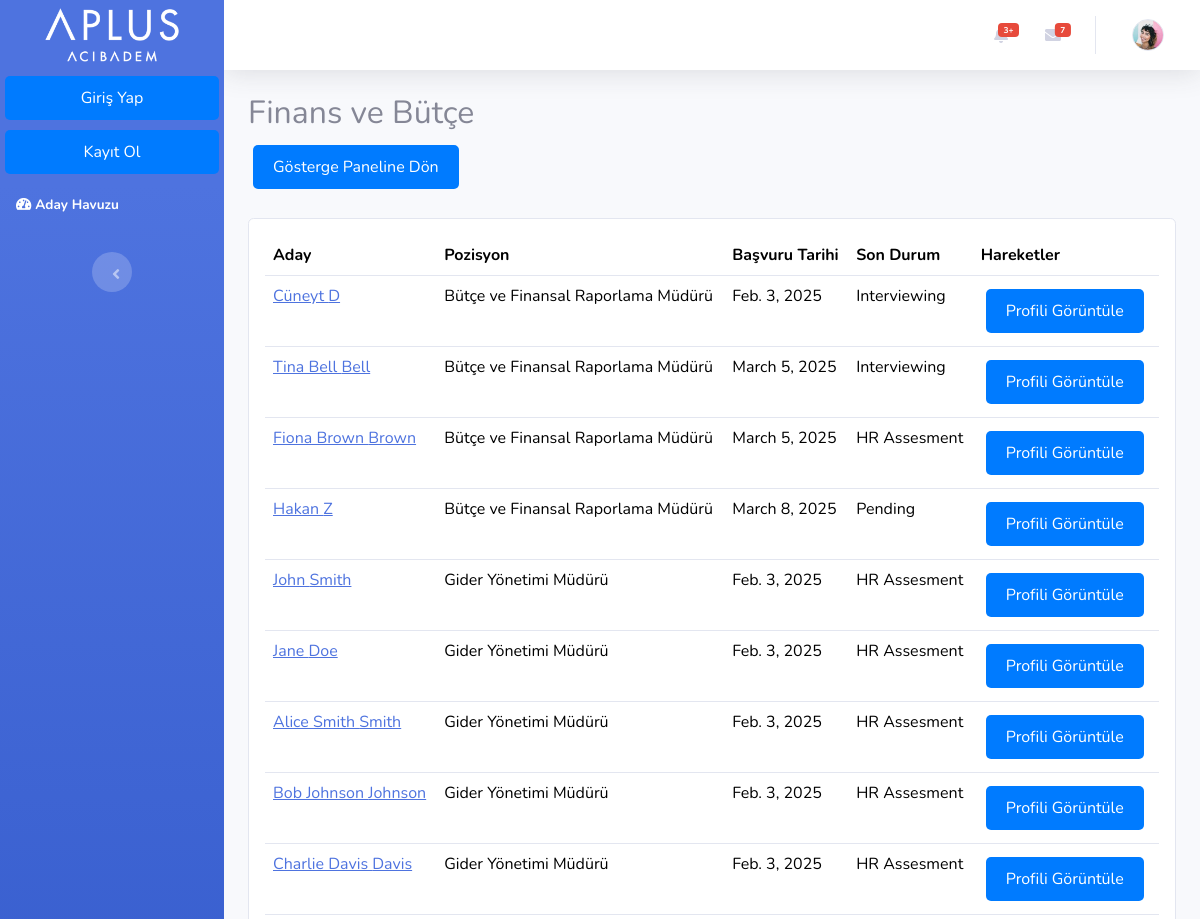
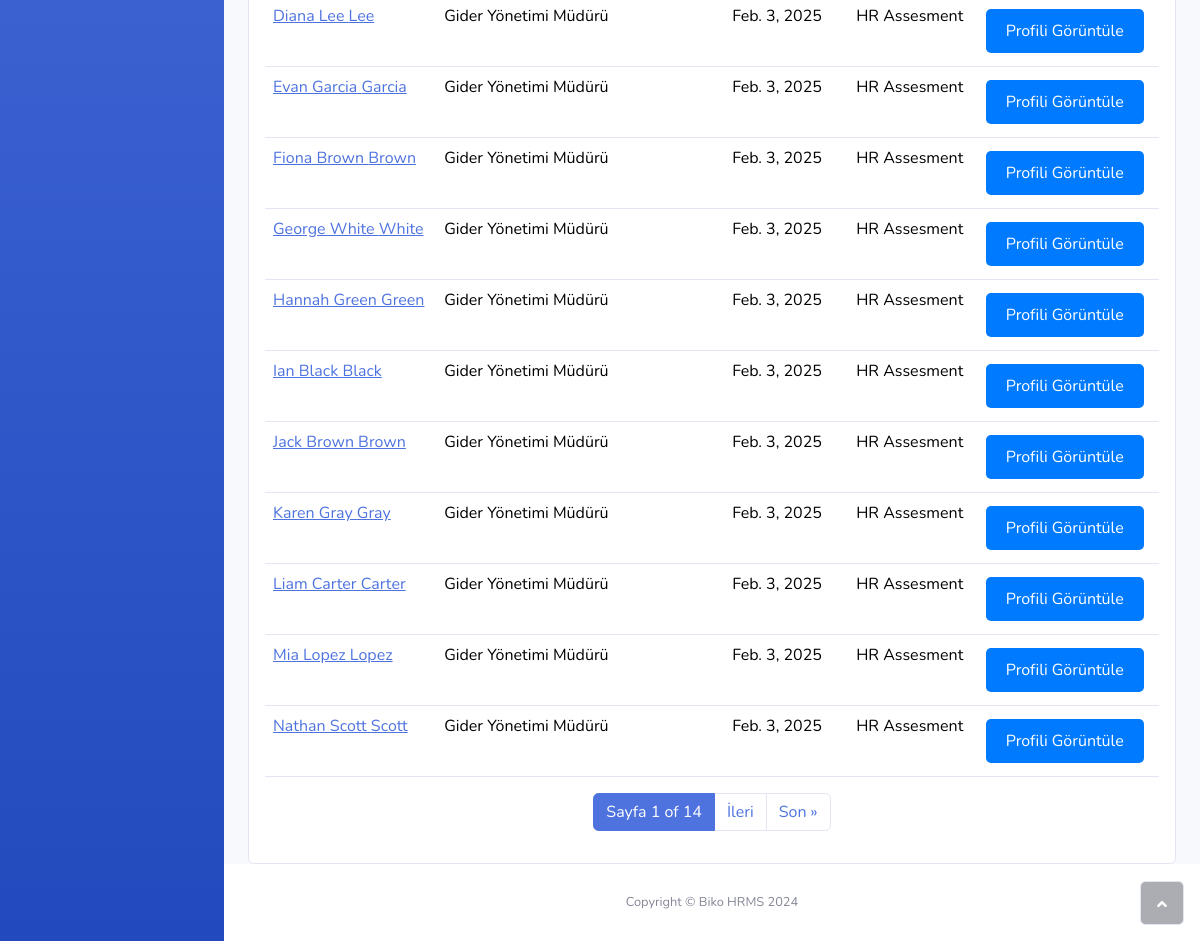
/candidate/category/2/detail/, run on an earlier commit of the app's database (2 pictures, top to bottom).
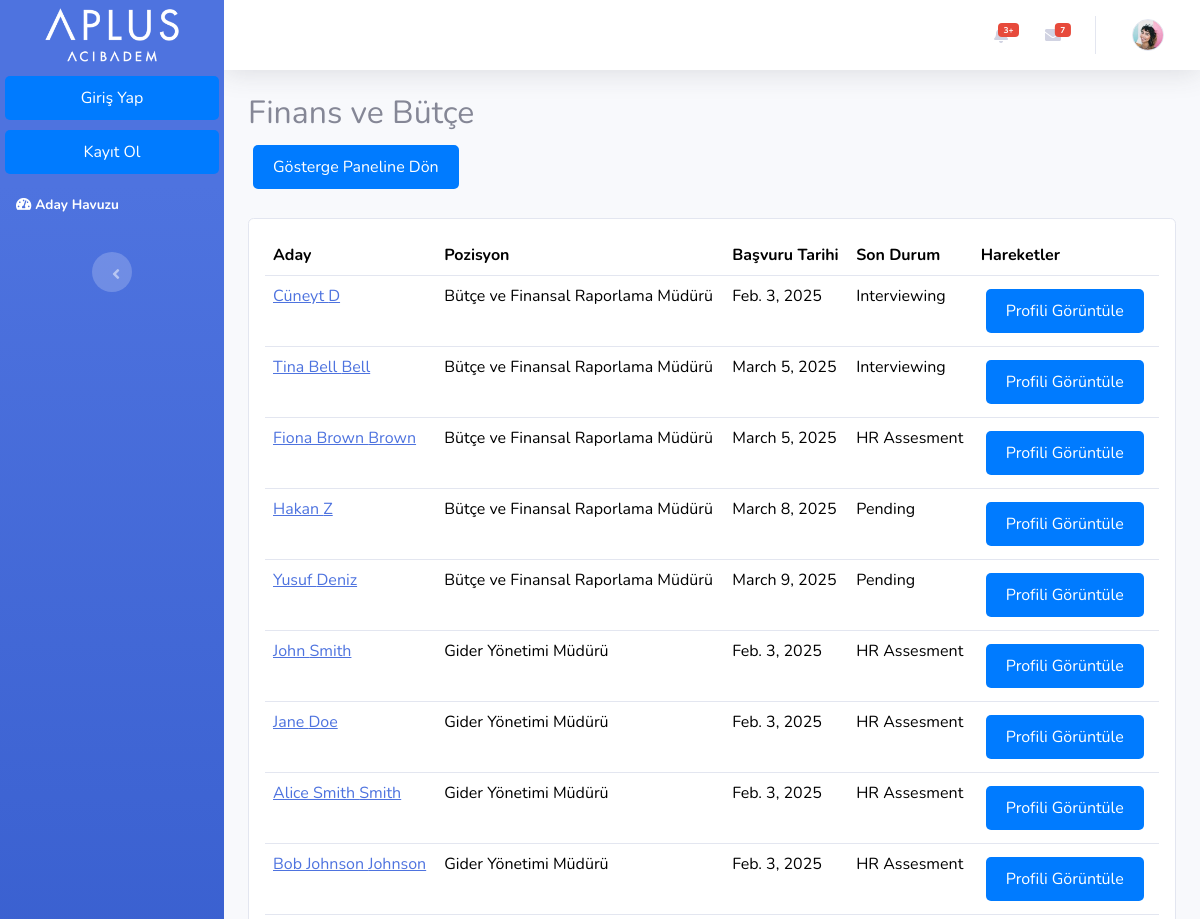
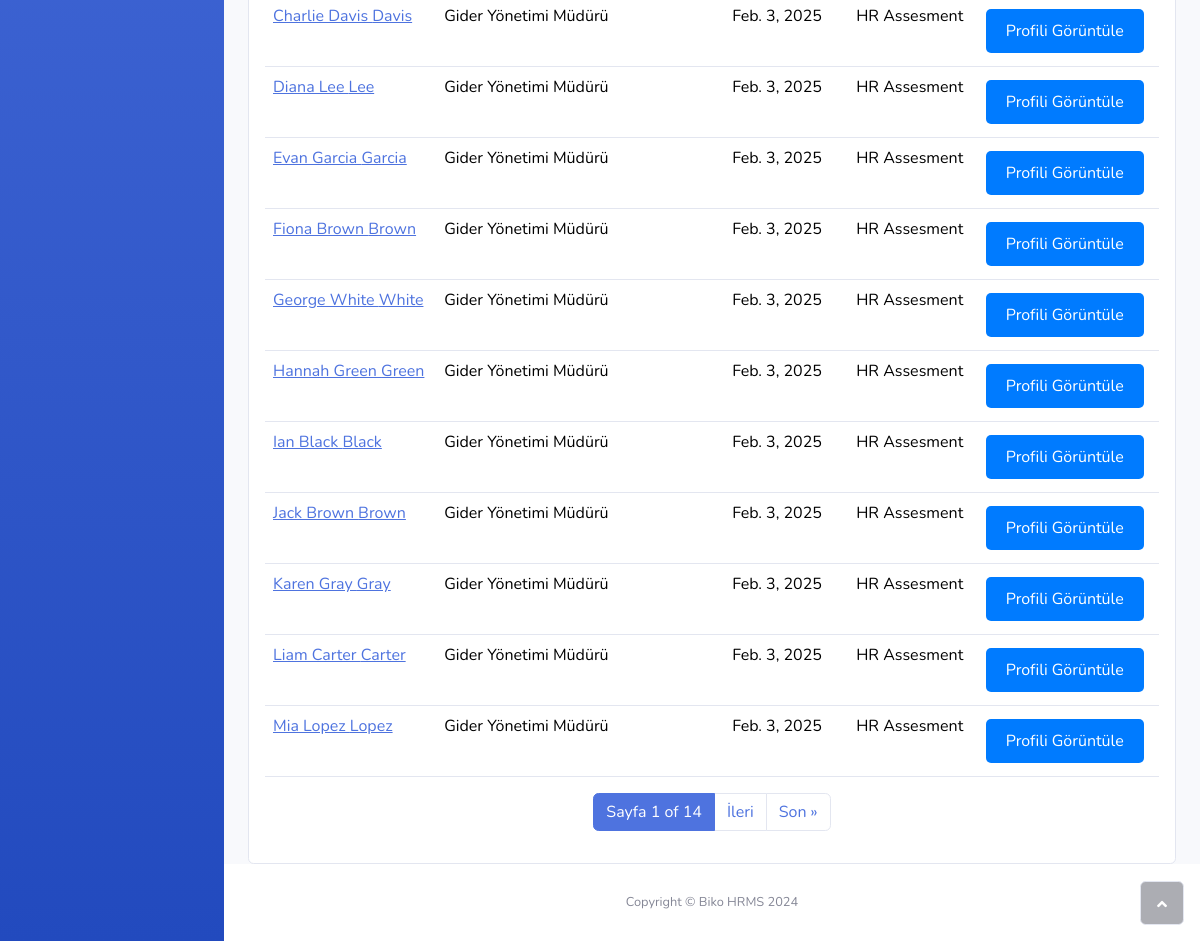
And on a later commit of the database (2 pictures, top to bottom).
### biko_hr/models.py (models this page shows, shortened)
class Candidate(models.Model):
    name = models.CharField(max_length=100)
    surname = models.CharField(max_length=100)
    email = models.EmailField(null=True, blank=True)
    phone = models.CharField(max_length=15) ##TODO: Make this unique=True for production.
    experience = models.TextField(null=True, blank=True)
    skills = models.TextField(null=True, blank=True)
    birth_date = models.DateField()
    residence_city = models.CharField(max_length=100)
    residence_district = models.CharField(max_length=100)
    education_level = models.CharField(max_length=50)        #choices=[
    school_name = models.CharField(max_length=150, null=True, blank=True)
    department = models.CharField(max_length=100, null=True, blank=True)
    desired_locations = models.ManyToManyField('Location', null=True, blank=True)

class Position(models.Model):
    position = models.CharField(max_length=100)
    category = models.ForeignKey(JobCategory, on_delete=models.CASCADE, null=True,blank=True, default=None)

class Application(models.Model):
    candidate = models.ForeignKey(Candidate, on_delete=models.CASCADE, null=True, blank=True)
    job = models.ForeignKey(IncubationJob, on_delete=models.CASCADE) # in order to terminate or success the application after incubation period. Also shows the applied job.
    application_date = models.DateField()
    status = models.CharField(max_length=50, default="Pending")
    uploaded_resume = models.FileField(upload_to='resumes/', null=True, blank=True)
    assigned_by = models.ForeignKey(User, on_delete=models.CASCADE, null=True, blank=True)

### candidate/views.py (the view)
# urls.py: path('category/<int:category_id>/detail/', views.category_detail, name='category_detail'),
def category_detail(request, category_id):
    category = get_object_or_404(JobCategory, id=category_id)
    applications = []
    for position in category.position_set.all():
        for job in position.incubationjob_set.all():
            for application in job.application_set.all():
                applications.append({
                    'candidate': application.candidate,
                    'position': position.position,
                    'job': job,
                    'application_date': application.application_date,
                    'status': application.status
                })
    paginator = Paginator(applications, 20)  # Show 20 applications per page
    page_number = request.GET.get('page')
    page_obj = paginator.get_page(page_number)
    return render(request, 'candidate_category_detail.html', {
        'category': category,
        'page_obj': page_obj,
    })

### candidate/templates/candidate_category_detail.html (shortened to what this page needs)
{% extends 'home.html' %}
{% load bootstrap4 %}
{% block content %}
<div class="container-fluid">
    <div class="row mb-4">
        <div class="col">
            <h2>{{ category.category_name }}</h2>
            <a href="{% url 'candidate_pool_dashboard' %}" class="btn btn-secondary">Gösterge Paneline Dön</a>
        </div>
    </div>
    <div class="card">
        <div class="card-body">
            <div class="table-responsive">
                <table class="table table-hover">
                    <thead>
                        <tr>
                            <th>Aday</th>
                            <th>Pozisyon</th>
                            <th>Başvuru Tarihi</th>
                            <th>Son Durum</th>
                            <th>Hareketler</th>
                        </tr>
                    </thead>
                    <tbody>
                        {% for app in page_obj %}
                            <tr>
                                <td>
                                    <a href="{% url 'candidate_profile' candidate_id=app.candidate.id %}">
                                        {{ app.candidate.name }} {{ app.candidate.surname }}
                                    </a>
                                </td>
                                <td>{{ app.position }}</td>
                                <td>{{ app.application_date }}</td>
                                <td>{{ app.status }}</td>
                                <td>
                                    <a href="{% url 'candidate_profile' candidate_id=app.candidate.id %}"
                                       class="btn btn-sm btn-primary">Profili Görüntüle</a>
                                </td>
                            </tr>
                        {% endfor %}
                    </tbody>
                </table>
            </div>
            <nav aria-label="Page navigation">
                <ul class="pagination justify-content-center">
                    <li class="page-item active">
                        <span class="page-link">
                            Sayfa {{ page_obj.number }} of {{ page_obj.paginator.num_pages }}
                        </span>
                    </li>
                    {% if page_obj.has_next %}
                        <li class="page-item">
                            <a class="page-link" href="?page={{ page_obj.next_page_number }}">İleri</a>
                        </li>
                        <li class="page-item">
                            <a class="page-link" href="?page={{ page_obj.paginator.num_pages }}">Son &raquo;</a>
                        </li>
                    {% endif %}
                </ul>
            </nav>
        </div>
    </div>
</div>
{% endblock %}

What changed in the data, as far as the page shows it:
no longer on this page (row unchanged): Candidate: candidate.name "Nathan Scott", candidate.surname "Scott", position "Gider Yönetimi Müdürü", application_date "Feb. 3, 2025", status "HR Assesment"
added Candidate: candidate.name "Yusuf", candidate.surname "Deniz", position "Bütçe ve Finansal Raporlama Müdürü", application_date "March 9, 2025", status "Pending"
